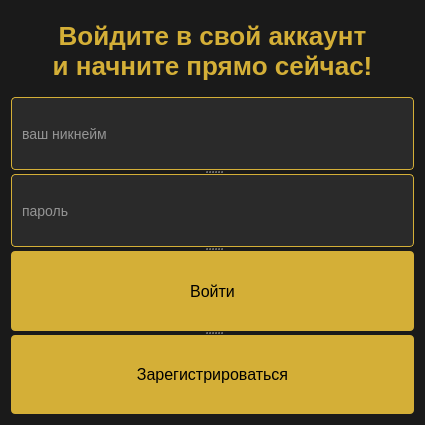
<?xml version="1.0" encoding="UTF-8"?>
<ui version="4.0">
 <class>Form</class>
 <widget class="QWidget" name="Form">
  <property name="geometry">
   <rect>
    <x>0</x>
    <y>0</y>
    <width>425</width>
    <height>425</height>
   </rect>
  </property>
  <property name="windowTitle">
   <string>Form</string>
  </property>
  <property name="styleSheet">
   <string notr="true">
    background-color: #1a1a1a;  /* Тёмный фон */
    color: white;
    font-family: &quot;Segoe UI&quot;;
</string>
  </property>
  <layout class="QVBoxLayout" name="verticalLayout">
   <item>
    <widget class="QLabel" name="label">
     <property name="styleSheet">
      <string notr="true">QLabel {
    font-size: 26px;
    color: #d4af37; /* Золотой */
    font-weight: bold;
    padding: 10px;
}</string>
     </property>
     <property name="text">
      <string>Войдите в свой аккаунт 
и начните прямо сейчас!</string>
     </property>
     <property name="alignment">
      <set>Qt::AlignmentFlag::AlignCenter</set>
     </property>
    </widget>
   </item>
   <item>
    <widget class="QSplitter" name="splitter">
     <property name="orientation">
      <enum>Qt::Orientation::Vertical</enum>
     </property>
     <widget class="QLineEdit" name="lineEdit">
      <property name="styleSheet">
       <string notr="true">QLineEdit {
    background-color: #2a2a2a;
    border: 1px solid #d4af37;
    border-radius: 4px;
    padding: 8px;
    color: white;
    font-size: 14px;
    min-width: 250px;
    transition: border-color 0.3s ease-in-out;
}
QLineEdit:focus {
    border: 1px solid #f0d87c;
}
</string>
      </property>
      <property name="placeholderText">
       <string>ваш никнейм</string>
      </property>
     </widget>
     <widget class="QLineEdit" name="lineEdit_2">
      <property name="styleSheet">
       <string notr="true">QLineEdit {
    background-color: #2a2a2a;
    border: 1px solid #d4af37;
    border-radius: 4px;
    padding: 8px;
    color: white;
    font-size: 14px;
    min-width: 250px;
}

QLineEdit:focus {
    border: 1px solid #f0d87c;  /* Яркое золото при фокусе */
}</string>
      </property>
      <property name="placeholderText">
       <string>пароль</string>
      </property>
     </widget>
     <widget class="QPushButton" name="pushButton">
      <property name="styleSheet">
       <string notr="true">QPushButton {
    background-color: #d4af37;  /* Золотой */
    color: black;
    border: none;
    padding: 10px 20px;
    font-size: 16px;
    border-radius: 4px;
    min-width: 120px;
}

QPushButton:hover {
    background-color: #f0d87c;  /* Светлее при наведении */
}

QPushButton:pressed {
    background-color: #b79530;  /* Темнее при нажатии */
}</string>
      </property>
      <property name="text">
       <string>Войти</string>
      </property>
     </widget>
     <widget class="QPushButton" name="pushButton_2">
      <property name="styleSheet">
       <string notr="true">QPushButton {
    background-color: #d4af37;  /* Золотой */
    color: black;
    border: none;
    padding: 10px 20px;
    font-size: 16px;
    border-radius: 4px;
    min-width: 120px;
}

QPushButton:hover {
    background-color: #f0d87c;  /* Светлее при наведении */
}

QPushButton:pressed {
    background-color: #b79530;  /* Темнее при нажатии */
}</string>
      </property>
      <property name="text">
       <string>Зарегистрироваться</string>
      </property>
     </widget>
    </widget>
   </item>
  </layout>
 </widget>
 <resources/>
 <connections/>
</ui>
